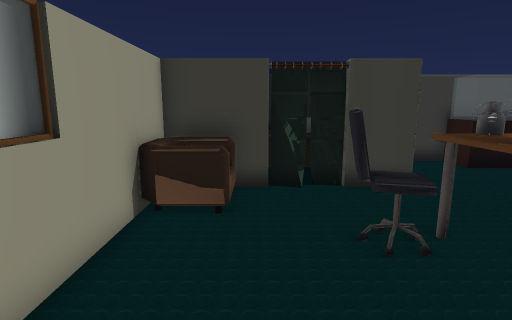
view 1 (above)

16 first-person views from a walk through a 3-D level made in the Unity game engine. The camera is 1.3 m above the floor, tilts 10° down and sees 80° across. The floor is counted in squares, 0.5 m on a side. Each view is taken from the middle of a square. On the plan, view 1 faces up. The plan holds only what a view shows up to about 20 squares ahead; the rest is blank. The player character is not drawn. Some animated figures are left out. Some surface patterns are stand-ins.

view 2
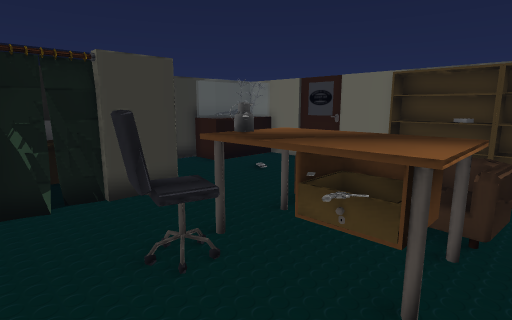

view 3
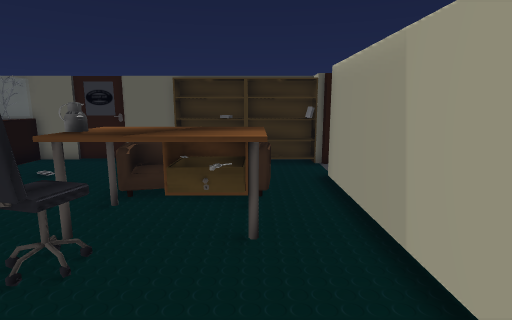

view 4
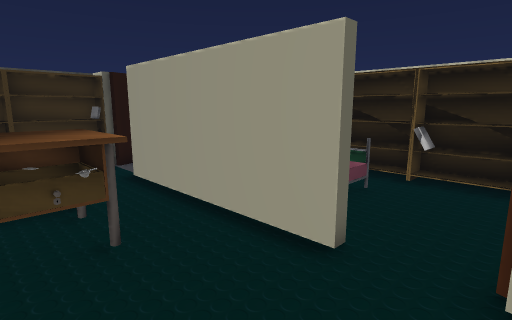

view 5
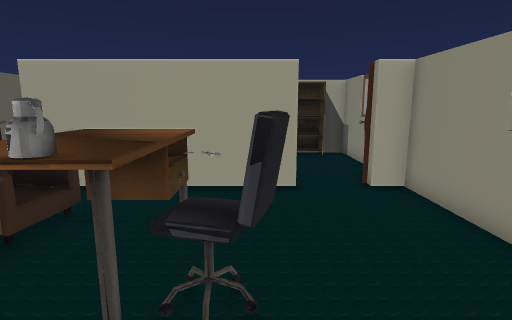

view 6
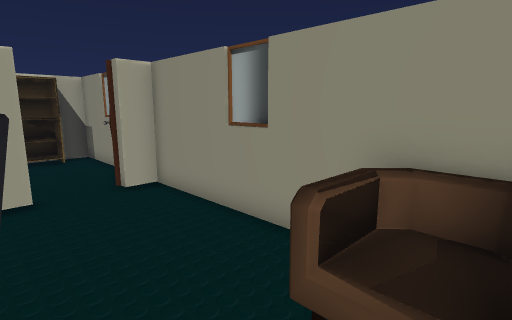

view 7
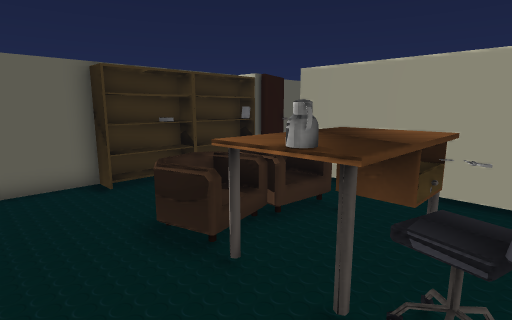

view 8
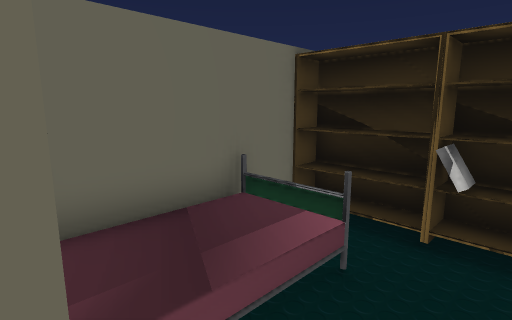

view 9
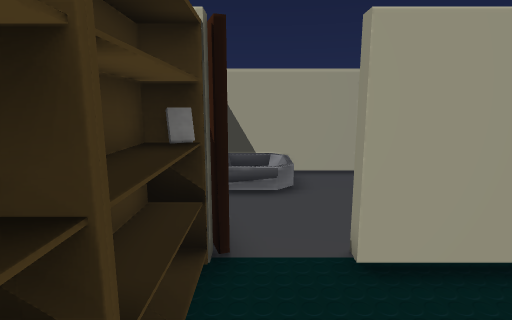

view 10
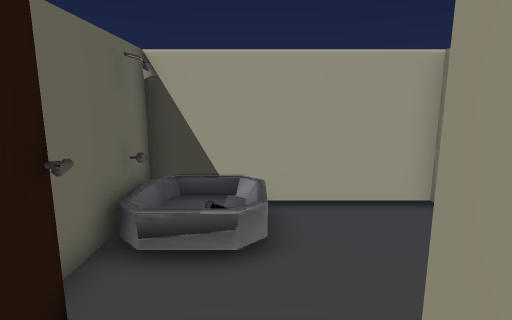

view 11
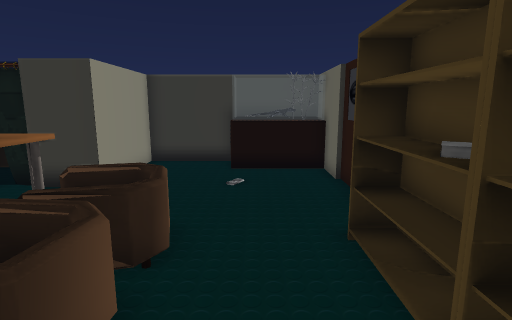

view 12
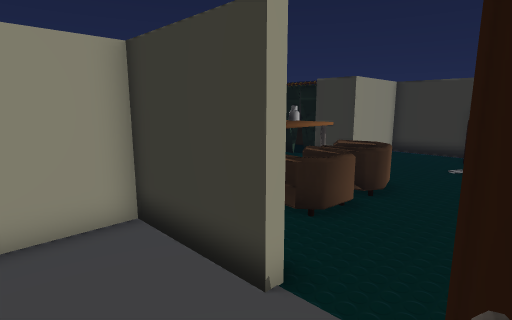

view 13
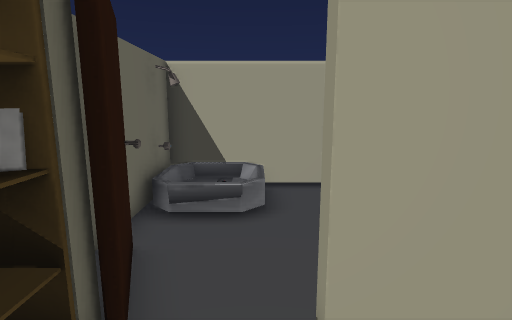

view 14
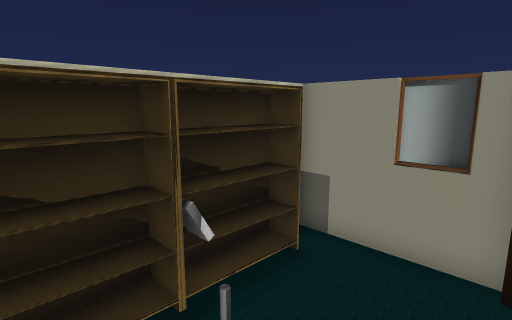

view 15
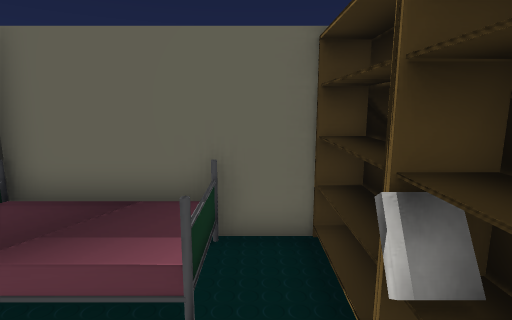

view 16
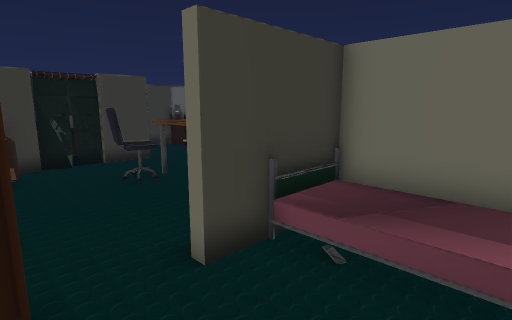

### Floor plan
Key: @ floor where view 1 was taken; # wall or solid block; . main floor; : floor 0.25 m higher than the main floor; + floor 0.5 m higher than the main floor; / step, stairs or slope; = window, fence, low wall or low ledge; ^ raised ledge; v drop or lower ground; O other object.
Columns run from 3 left of view 1 to 13 right of it. Each row starts with its distance up from view 1.
 15          # ##
 14     === #########
 13     === #...====#
 12         #.......#
 11      =  #.......#
 10 ^^^=====#.......#
  9 #O   .   .......#
  8 #OO.............#
  7 #vv.............#
  6 #....#^OO^^^...##
  5 #....^^^^^^^=..##
  4 #......^^^^^...#
  3 #.....O^^^^^...#
  2 #......^^^^^...#
  1 #.........  ...#
  0 #..@...........#
 -1 ##..#########..#
 -2 ##.../++#......#
 -3 ##.../++#......##
 -4 #..../++#.......#
 -5 #..../++#....//.#
 -6 #.......#..../O:#
 -7 #.#######....::##
 -8 #################

Positions as (right, up) in squares from view 1, and headings:
1: (0, 0), facing up
2: (0, 1), facing up-right
3: (-2, 2), facing right
4: (-2, 4), facing down-right
5: (2, 9), facing down
6: (2, 9), facing down-left
7: (2, 9), facing down-right
8: (0, -1), facing down-right
9: (11, 4), facing down
10: (10, 0), facing down
11: (10, 0), facing up
12: (12, -4), facing up-left
13: (10, 2), facing down
14: (4, -3), facing down-left
15: (-1, -6), facing right
16: (-2, -5), facing up-right
